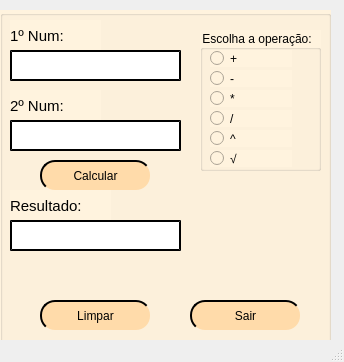
<?xml version="1.0" encoding="UTF-8"?>
<ui version="4.0">
 <class>qtcalc</class>
 <widget class="QMainWindow" name="qtcalc">
  <property name="geometry">
   <rect>
    <x>0</x>
    <y>0</y>
    <width>344</width>
    <height>362</height>
   </rect>
  </property>
  <property name="windowTitle">
   <string>qtCalc</string>
  </property>
  <widget class="QWidget" name="centralwidget">
   <widget class="QGroupBox" name="groupBox">
    <property name="geometry">
     <rect>
      <x>0</x>
      <y>10</y>
      <width>331</width>
      <height>341</height>
     </rect>
    </property>
    <property name="styleSheet">
     <string notr="true">background:rgb(255, 243, 222)</string>
    </property>
    <property name="title">
     <string/>
    </property>
    <widget class="QLabel" name="labelnome">
     <property name="geometry">
      <rect>
       <x>10</x>
       <y>10</y>
       <width>91</width>
       <height>31</height>
      </rect>
     </property>
     <property name="font">
      <font>
       <family>Segoe UI Symbol</family>
       <pointsize>11</pointsize>
      </font>
     </property>
     <property name="layoutDirection">
      <enum>Qt::LeftToRight</enum>
     </property>
     <property name="styleSheet">
      <string notr="true"/>
     </property>
     <property name="text">
      <string>1º Num:</string>
     </property>
    </widget>
    <widget class="QLineEdit" name="lbnum">
     <property name="geometry">
      <rect>
       <x>10</x>
       <y>40</y>
       <width>171</width>
       <height>31</height>
      </rect>
     </property>
     <property name="styleSheet">
      <string notr="true">background-color: rgb(255, 255, 255); border-style: outset;  
border-width: 2px;border-color:rgb(0, 0, 0)</string>
     </property>
    </widget>
    <widget class="QPushButton" name="btcalc">
     <property name="geometry">
      <rect>
       <x>40</x>
       <y>150</y>
       <width>111</width>
       <height>31</height>
      </rect>
     </property>
     <property name="styleSheet">
      <string notr="true">background-color:rgb(255, 219, 170); border-radius: 15px; border-style: outset; border-width: 2px;
</string>
     </property>
     <property name="text">
      <string>Calcular</string>
     </property>
    </widget>
    <widget class="QGroupBox" name="gbop">
     <property name="geometry">
      <rect>
       <x>200</x>
       <y>20</y>
       <width>121</width>
       <height>141</height>
      </rect>
     </property>
     <property name="styleSheet">
      <string notr="true"/>
     </property>
     <property name="title">
      <string>Escolha a operação:</string>
     </property>
     <widget class="QRadioButton" name="rbmenos">
      <property name="geometry">
       <rect>
        <x>10</x>
        <y>40</y>
        <width>82</width>
        <height>17</height>
       </rect>
      </property>
      <property name="text">
       <string>-</string>
      </property>
     </widget>
     <widget class="QRadioButton" name="rbmais">
      <property name="geometry">
       <rect>
        <x>10</x>
        <y>20</y>
        <width>82</width>
        <height>17</height>
       </rect>
      </property>
      <property name="text">
       <string>+</string>
      </property>
     </widget>
     <widget class="QRadioButton" name="rbdiv">
      <property name="geometry">
       <rect>
        <x>10</x>
        <y>80</y>
        <width>82</width>
        <height>17</height>
       </rect>
      </property>
      <property name="text">
       <string>/</string>
      </property>
     </widget>
     <widget class="QRadioButton" name="rbvezes">
      <property name="geometry">
       <rect>
        <x>10</x>
        <y>60</y>
        <width>82</width>
        <height>17</height>
       </rect>
      </property>
      <property name="text">
       <string>*</string>
      </property>
     </widget>
     <widget class="QRadioButton" name="rbraiz">
      <property name="geometry">
       <rect>
        <x>10</x>
        <y>120</y>
        <width>82</width>
        <height>17</height>
       </rect>
      </property>
      <property name="text">
       <string>√</string>
      </property>
     </widget>
     <widget class="QRadioButton" name="rbpote">
      <property name="geometry">
       <rect>
        <x>10</x>
        <y>100</y>
        <width>82</width>
        <height>17</height>
       </rect>
      </property>
      <property name="text">
       <string>^</string>
      </property>
     </widget>
    </widget>
    <widget class="QLabel" name="labelnome_2">
     <property name="geometry">
      <rect>
       <x>10</x>
       <y>80</y>
       <width>91</width>
       <height>31</height>
      </rect>
     </property>
     <property name="font">
      <font>
       <family>Segoe UI Symbol</family>
       <pointsize>11</pointsize>
      </font>
     </property>
     <property name="layoutDirection">
      <enum>Qt::LeftToRight</enum>
     </property>
     <property name="styleSheet">
      <string notr="true"/>
     </property>
     <property name="text">
      <string>2º Num:</string>
     </property>
    </widget>
    <widget class="QLineEdit" name="lbndois">
     <property name="geometry">
      <rect>
       <x>10</x>
       <y>110</y>
       <width>171</width>
       <height>31</height>
      </rect>
     </property>
     <property name="styleSheet">
      <string notr="true">background-color: rgb(255, 255, 255); border-style: outset;  
border-width: 2px;border-color:rgb(0, 0, 0)</string>
     </property>
    </widget>
    <widget class="QLabel" name="labelnome_5">
     <property name="geometry">
      <rect>
       <x>10</x>
       <y>180</y>
       <width>101</width>
       <height>31</height>
      </rect>
     </property>
     <property name="font">
      <font>
       <family>Segoe UI Symbol</family>
       <pointsize>11</pointsize>
      </font>
     </property>
     <property name="layoutDirection">
      <enum>Qt::LeftToRight</enum>
     </property>
     <property name="styleSheet">
      <string notr="true"/>
     </property>
     <property name="text">
      <string>Resultado:</string>
     </property>
    </widget>
    <widget class="QLineEdit" name="lbresultado">
     <property name="geometry">
      <rect>
       <x>10</x>
       <y>210</y>
       <width>171</width>
       <height>31</height>
      </rect>
     </property>
     <property name="styleSheet">
      <string notr="true">background-color: rgb(255, 255, 255); border-style: outset;  
border-width: 2px;border-color:rgb(0, 0, 0)</string>
     </property>
     <property name="text">
      <string/>
     </property>
    </widget>
    <widget class="QPushButton" name="btlimpar">
     <property name="geometry">
      <rect>
       <x>40</x>
       <y>290</y>
       <width>111</width>
       <height>31</height>
      </rect>
     </property>
     <property name="styleSheet">
      <string notr="true">background-color:rgb(255, 219, 170); border-radius: 15px; border-style: outset; border-width: 2px;
</string>
     </property>
     <property name="text">
      <string>Limpar</string>
     </property>
    </widget>
    <widget class="QPushButton" name="btsair">
     <property name="geometry">
      <rect>
       <x>190</x>
       <y>290</y>
       <width>111</width>
       <height>31</height>
      </rect>
     </property>
     <property name="styleSheet">
      <string notr="true">background-color:rgb(255, 219, 170); border-radius: 15px; border-style: outset; border-width: 2px;
</string>
     </property>
     <property name="text">
      <string>Sair</string>
     </property>
    </widget>
   </widget>
  </widget>
  <widget class="QStatusBar" name="statusbar"/>
 </widget>
 <resources/>
 <connections/>
</ui>
